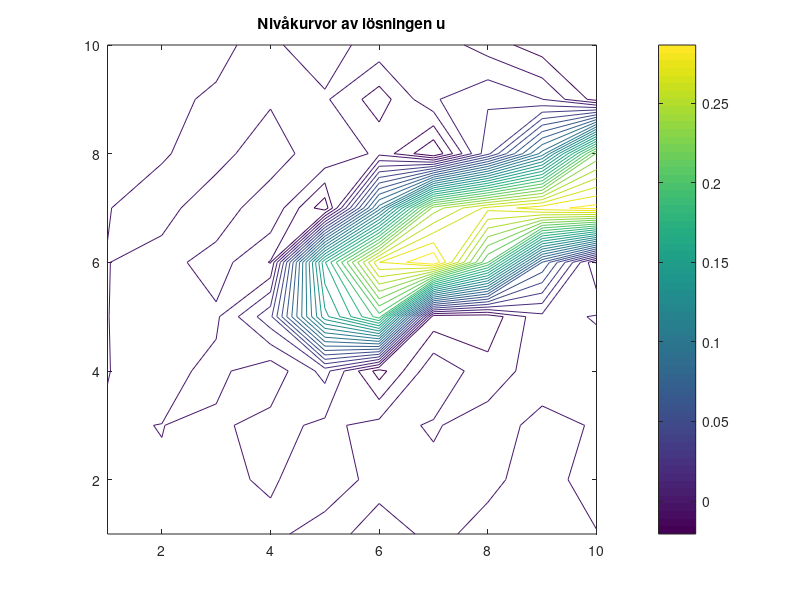
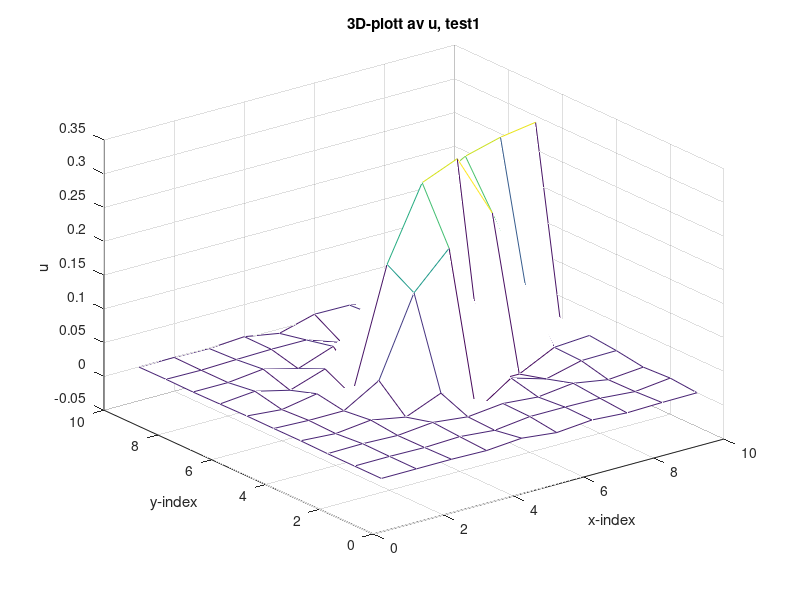

Write the MATLAB code that produced these figures, in order.
% Uppgift 2 - Konvektion och diffusion

clear;

M = 1000;
N = 6;
P = ( 2*N +1 )^2;
k = 2*pi;

xvek = rand(M,1);
yvek = rand(M,1);

v1_vals = yvek;
v2_vals = 1 - xvek;

r = sqrt((xvek - 0.5).^2 + (yvek - 0.5).^2);
f_vals = double(r < 0.1);

% Bygger lista/matris med alla par n1, n2:
idx = 0;
n1n2list = zeros(P,2);
for n1 = -N:N
    for n2 = -N:N
        idx = idx+1;
        n1n2list(idx,:) = [n1,n2];
    end
end

% Bygger matris med varje fourierbasterm:
A = zeros(M,P);
for i = 1:P % Loopar genom hela n1n2listan
    n1 = n1n2list(i,1);
    n2 = n1n2list(i,2);
    A(:,i) = exp(1i*k*(n1*xvek + n2*yvek));
end

% Matlab gör MKM:
v1_Fkoeff = A \ v1_vals;
v2_Fkoeff = A \ v2_vals;
f_Fkoeff  = A \  f_vals;

n1vek = n1n2list(:,1);
n2vek = n1n2list(:,2);

% Kontinuerliga fourierfunktioner för lösning av PDE senare
v1_fourier = @(x,y) real( sum( v1_Fkoeff .* exp(1i*k*(n1vek*x + n2vek*y)) ) );
v2_fourier = @(x,y) real( sum( v2_Fkoeff .* exp(1i*k*(n1vek*x + n2vek*y)) ) );
f_fourier  = @(x,y) real( sum( f_Fkoeff  .* exp(1i*k*(n1vek*x + n2vek*y)) ) );

K = 10;            
deltas = 0.0005;        
rand_dist = 1e-5;   % tolerans för att träffa en kant
maxsteg = 10000;
count = 0;

u = zeros(K,K);

for k1 = 1:K
    for k2 = 1:K

        % Startpunkt
        x0 = k1/K;
        y0 = k2/K;

        x_kar = x0;
        y_kar = y0;
        u_kar = 0;

        for steg = 1:maxsteg
            
            % Euler framåt (bakåt) för karakteristikan
            x_kar = x_kar - deltas * v1_fourier(x_kar,y_kar);
            y_kar = y_kar - deltas * v2_fourier(x_kar,y_kar);

            % Kolla om vi träffat vänster eller nedre kant
            if (x_kar <= rand_dist) || (y_kar <= rand_dist)
                count = count+1;
                break;
            end

            % Euler framåt för u
            u_kar = u_kar + deltas * f_fourier(x_kar,y_kar);
        end

        u(k1,k2) = u_kar;

    end
end


% ---- Plot resultat ----
figure; contour(u',30);
title('Nivåkurvor av lösningen u');
axis equal; colorbar;

figure; mesh(u');
title('3D-plott av u, test1');
xlabel('x-index'); ylabel('y-index'); zlabel('u');
